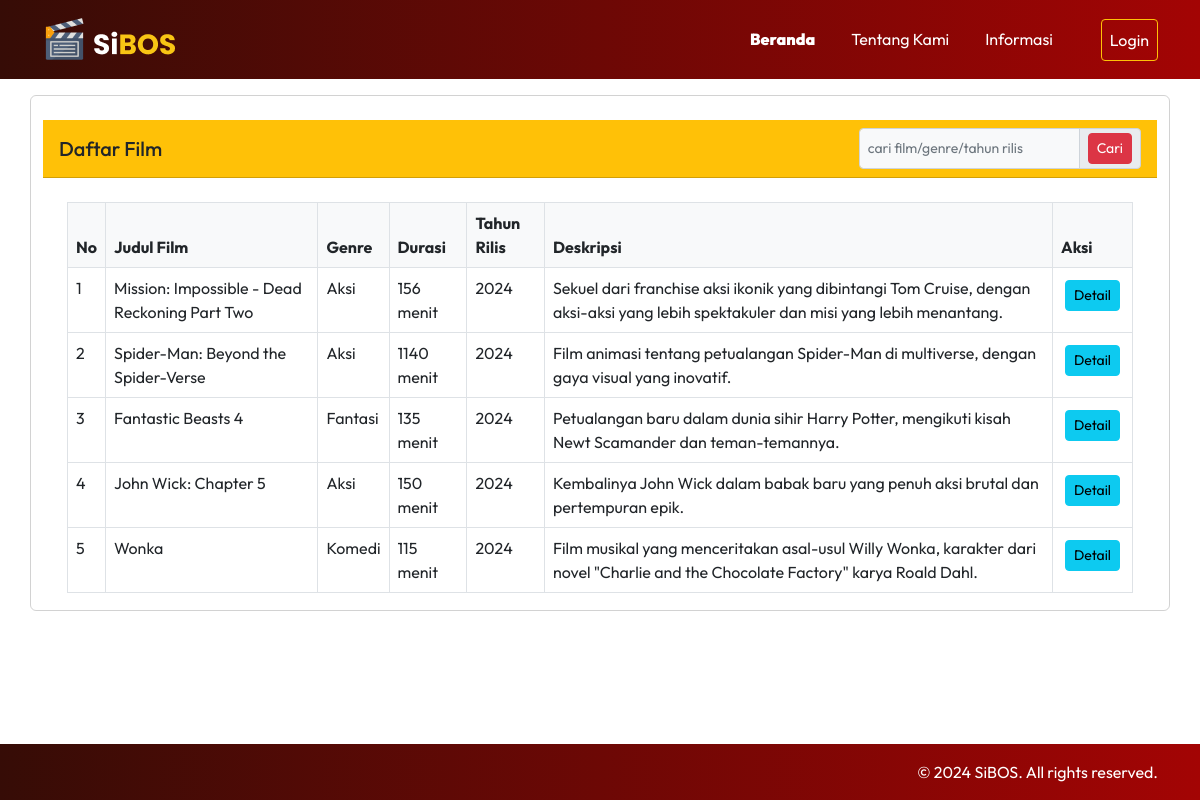
The app's page /public/film with its own data.
### tables this page shows
CREATE TABLE `film` (
  `id` int NOT NULL,
  `judul` varchar(255) DEFAULT NULL,
  `genre` varchar(255) DEFAULT NULL,
  `durasi` int DEFAULT NULL,
  `tahun_rilis` int DEFAULT NULL,
  `deskripsi` text
);

### app/core/Controller.php (called while the page is built, shortened)
<?php
class Controller
{
    private function header($data = [])
    {
        require_once '../app/views/templates/header.php';
    }
    private function footer()
    {
        require_once '../app/views/templates/footer.php';
    }
    public function view($view, $data = [])
    {
        require_once '../app/views/' . $view . '.php';
    }
    public function model($model){
        return new $model;
    }
}

### app/controllers/Film.php (called while the page is built, shortened)
<?php
class Film extends Controller
{
    public function index()
    {
        $data['title'] = 'Film Bioskop';
        $data['film'] = $this->model('film_model')->getAllFilm();
        $this->view('film/index', $data);
    }
}

### app/core/App.php (called while the page is built, shortened)
<?php
class App {
    protected $method = "index";
    protected $params = [];
    public function __construct()
    {
        $this->controller = new $this->controller;
        call_user_func_array([$this->controller, $this->method], $this->params);
    }
}

### public/index.php (called while the page is built, shortened)
<?php
$app = new App;
?>

### app/core/Database.php (called while the page is built, shortened)
<?php
class Database{
    private $host = DB_HOST;
    private $user = DB_USER;
    private $pass = DB_PASS;
    private $db_name = DB_NAME;
    private $dbh;
    private $stmt;
    public function __construct()
    {
        $dsn = 'mysql:host=' . $this->host .';dbname=' . $this->db_name  ;
        $option = [
            PDO::ATTR_PERSISTENT => true,
            PDO::ATTR_ERRMODE => PDO::ERRMODE_EXCEPTION
        ];
        try{
            $this->dbh = new PDO($dsn, $this->user, $this->pass, $option);
        } catch(PDOException $e){
            die($e->getMessage());
        }
    }
    public function query($query)
    {
        $this->stmt = $this->dbh->prepare($query);
    }
    public function execute()
    {
        $this->stmt->execute();
    }
    public function resultSet()
    {
        $this->execute();
        return $this->stmt->fetchAll(PDO::FETCH_ASSOC);
    }
}

### app/models/film_model.php (called while the page is built, shortened)
<?php
    class film_model {
        private $table = 'film';
        private $db;
        public function __construct()
        {
            $this->db = new Database;
        }
        public function getAllFilm()
        {
            $this->db->query(' SELECT * FROM ' . $this->table);
            return $this->db->resultSet();
        }
    }
?>

### app/views/film/index.php (the view, shortened to what this page needs)
<section class="container">
    <div class="row my-3">
        <div class="card">
            <div class="card-header bg-warning mt-2">
                <h5 class="card-title mb-0">Daftar Film</h5>
                <form action="<?= BASEURL; ?>/film/cari" method="post">
                    <div class="input-group input-group-sm">
                        <input type="text" class="form-control form-control-sm bg-light" name="keyword"
                            placeholder="cari film/genre/tahun rilis" autocomplete="off">
                        <span class="input-group-text">
                            <button type="submit" class="btn btn-sm btn-danger" id="cariFilm">Cari</button>
                        </span>
                    </div>
                </form>
            </div>
            <div class="card-body">
                <div class="table-responsive table-sm p-2" style="max-height: 400px;">
                    <table class="table table-hover table-bordered" id="dataTable" width="100%" cellspacing="0">
                        <thead class="bg-light">
                            <tr>
                                <th>No</th>
                                <th>Judul Film</th>
                                <th>Genre</th>
                                <th>Durasi</th>
                                <th>Tahun Rilis</th>
                                <th>Deskripsi</th>
                                <th>Aksi</th>
                            </tr>
                        </thead>
                        <tbody>
                            <?php $no = 1;
                            foreach ($data['film'] as $film): ?>
                                <tr>
                                    <td><?= $no++; ?></td>
                                    <td><?= $film['judul'] ?></td>
                                    <td><?= $film['genre'] ?></td>
                                    <td><?= $film['durasi'] ?> menit</td>
                                    <td><?= $film['tahun_rilis'] ?></td>
                                    <td><?= $film['deskripsi'] ?></td>
                                    <td>
                                        <a href="<?= BASEURL; ?>/film/detail/<?= $film['id'] ?>"
                                            class="btn btn-info btn-sm btn-detail m-1">Detail</a>
                                    </td>
                                </tr>
                            <?php endforeach; ?>
                        </tbody>
                    </table>
                </div>
            </div>
        </div>
    </div>
</section>

### public/assets/style.css (style rules this page uses)
body { font-family: 'Outfit', sans-serif; }
html, body { height: 100%; margin: 0; display: flex; flex-direction: column; }
.card { background: none !important; border-color: linear-gradient(to right, #360c06, #a30404); }
.card-header { display: flex; justify-content: space-between; align-items: center; }

### records on screen
film: judul "Mission: Impossible - Dead Reckoning Part Two", genre "Aksi", durasi "156", tahun_rilis "2024", deskripsi "Sekuel dari franchise aksi ikonik yang dibintangi Tom Cruise, dengan aksi-aksi yang lebih spektakuler dan misi yang lebih menantang."
film: judul "Spider-Man: Beyond the Spider-Verse", genre "Aksi", durasi "1140", tahun_rilis "2024", deskripsi "Film animasi tentang petualangan Spider-Man di multiverse, dengan gaya visual yang inovatif."
film: judul "Fantastic Beasts 4", genre "Fantasi", durasi "135", tahun_rilis "2024", deskripsi "Petualangan baru dalam dunia sihir Harry Potter, mengikuti kisah Newt Scamander dan teman-temannya."
film: judul "John Wick: Chapter 5", genre "Aksi", durasi "150", tahun_rilis "2024", deskripsi "Kembalinya John Wick dalam babak baru yang penuh aksi brutal dan pertempuran epik."
film: judul "Wonka", genre "Komedi", durasi "115", tahun_rilis "2024", deskripsi "Film musikal yang menceritakan asal-usul Willy Wonka, karakter dari novel \"Charlie and the Chocolate Factory\" karya Roald Dahl."
